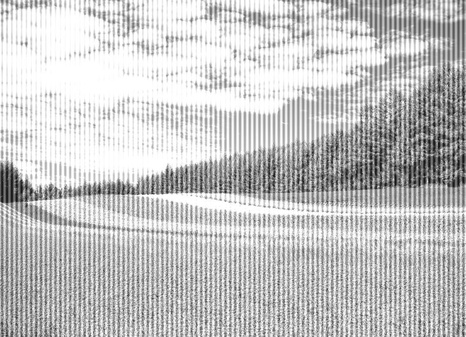
#> input picture Assignment4/Noisy_flower1_vertical.jpg, 466 x 337 px, shrunk from 960 x 694 before the run
$ python noice_removal.py
#> lines starting #> are read from the running program, lines starting #| are printed output that depends on the picture; after the words box and inside, x2 and y2 are one past the last pixel; in counts of white or black regions, pixels touching at a corner belong together
import cv2
import numpy as np
import matplotlib.pyplot as plt
from scipy.fftpack import fftshift, ifftshift, fftn, ifftn

# Function to apply a Butterworth low pass filter


def butterworth_lowpass_filter(img, cutoff, order=2):
    rows, cols = img.shape
    x, y = np.ogrid[:rows, :cols]
    center_row, center_col = rows / 2, cols / 2
    distance = np.sqrt((x - center_row)**2 + (y - center_col)**2)
    mask = 1 / (1 + (distance / cutoff)**(2*order))
    return mask

# Function to apply a Gaussian low pass filter


def gaussian_lowpass_filter(img, cutoff):
    rows, cols = img.shape
    x, y = np.ogrid[:rows, :cols]
    center_row, center_col = rows / 2, cols / 2
    distance = np.sqrt((x - center_row)**2 + (y - center_col)**2)
    mask = np.exp(-(distance**2) / (2*(cutoff**2)))
    return mask

# Correct the Notch filter to act as a lowpass filter


def notch_lowpass_filter(img, cutoff):
    rows, cols = img.shape
    crow, ccol = rows // 2, cols // 2
    mask = np.zeros((rows, cols), np.uint8)
    r = cutoff
    center = [crow, ccol]
    x, y = np.ogrid[:rows, :cols]
    mask_area = (x - center[0]) ** 2 + (y - center[1]) ** 2 <= r*r
    mask[mask_area] = 1
    return mask

# Function to apply filter and inverse FFT


def apply_filter(image, filter_func, cutoff):
    dft = fftn(image)
    dft_shift = fftshift(dft)

    # Apply filter
    filter_mask = filter_func(image, cutoff)
    filtered_dft = dft_shift * filter_mask

    # Inverse FFT
    idft_shift = ifftshift(filtered_dft)
    img_back = ifftn(idft_shift)
    img_back = np.abs(img_back)
    return img_back


# Load the image
image_path = 'Noisy_flower1_vertical.jpg'
image = cv2.imread(image_path, 0)
#> image is the input picture: shape (337, 466); min 12, max 255, mean 195.9

# Apply filters with cutoffs 10, 20, ..., 100
cutoffs = list(range(10, 110, 10))
titles = ['Butterworth', 'Gaussian', 'Notch']
butterworth_images = []
gaussian_images = []
notch_filtered_images = []

# Apply Butterworth and Gaussian filters for each cutoff
for cutoff in cutoffs:
    b_img = apply_filter(image, butterworth_lowpass_filter, cutoff)
    g_img = apply_filter(image, gaussian_lowpass_filter, cutoff)
    butterworth_images.append(b_img)
    gaussian_images.append(g_img)
#> this loop made 10 passes
#> pass 1, in apply_filter, `filter_mask = filter_func(image, cutoff)`:
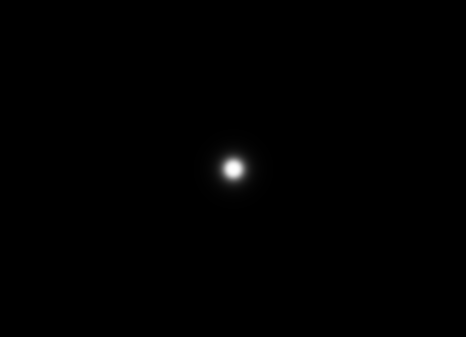
#> filter_mask: shape (337, 466) float64; min 1.46e-06, max 1, mean 0.00314
#> pass 1, in apply_filter (call 2), `img_back = np.abs(img_back)`:
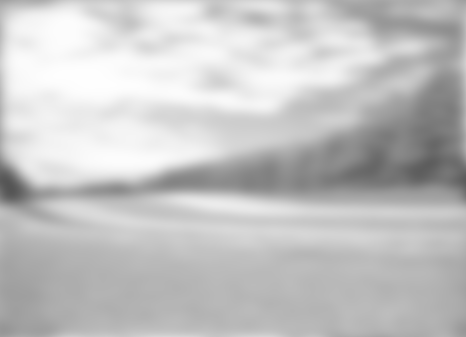
#> img_back: shape (337, 466) float64; min 84.92, max 254.6, mean 195.6
#> after the loop, butterworth_images = 10 items; gaussian_images = 10 items

# Apply Notch filter for each cutoff
for cutoff in cutoffs:
    n_img = apply_filter(image, notch_lowpass_filter, cutoff)
    notch_filtered_images.append((n_img, f'Notch lowpass cutoff {cutoff}'))
#> this loop made 10 passes
#> pass 1, in apply_filter (call 21), `filter_mask = filter_func(image, cutoff)`:
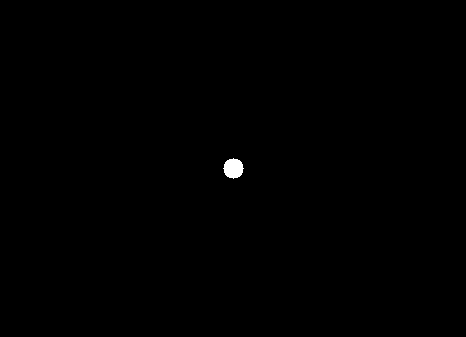
#> filter_mask: shape (337, 466); values 0 (black) and 1 (white), 0.2% white; 1 white region, box (x1, y1, x2, y2) and area: (223, 158, 244, 179) 317
#> pass 1, in apply_filter (call 21), `img_back = np.abs(img_back)`:
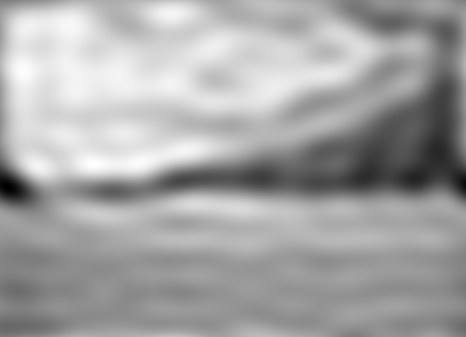
#> img_back: shape (337, 466) float64; min 65.19, max 266.9, mean 195.9; drawn with min black and max white
#> pass 2, in apply_filter (call 22), `filter_mask = filter_func(image, cutoff)`:
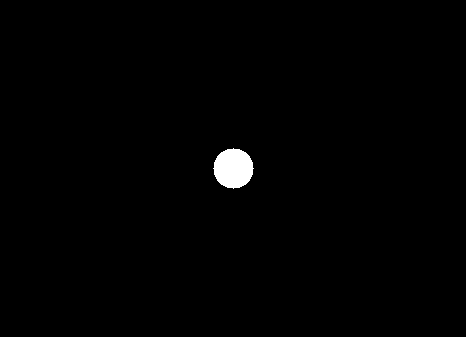
#> filter_mask: shape (337, 466); values 0 (black) and 1 (white), 0.8% white; 1 white region, box (x1, y1, x2, y2) and area: (213, 148, 254, 189) 1257
#> pass 2, in apply_filter (call 22), `img_back = np.abs(img_back)`:
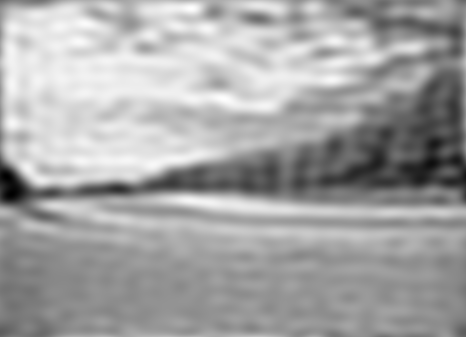
#> img_back: shape (337, 466) float64; min 62.62, max 269.1, mean 195.9; drawn with min black and max white
#> after the loop, notch_filtered_images = 10 items

# Combine all the filtered images into one figure
fig, axes = plt.subplots(len(cutoffs), len(titles), figsize=(15, 20))

for i, cutoff in enumerate(cutoffs):
    axes[i, 0].imshow(butterworth_images[i], cmap='gray')
    axes[i, 0].axis('off')
    axes[i, 0].set_title(f'Butterworth cutoff {cutoff}')

    axes[i, 1].imshow(gaussian_images[i], cmap='gray')
    axes[i, 1].axis('off')
    axes[i, 1].set_title(f'Gaussian cutoff {cutoff}')

    axes[i, 2].imshow(notch_filtered_images[i][0], cmap='gray')
    axes[i, 2].axis('off')
    axes[i, 2].set_title(notch_filtered_images[i][1])

plt.tight_layout()

# Save the combined image
final_output_path = 'filtered_vertical_combined.jpg'
plt.savefig(final_output_path)
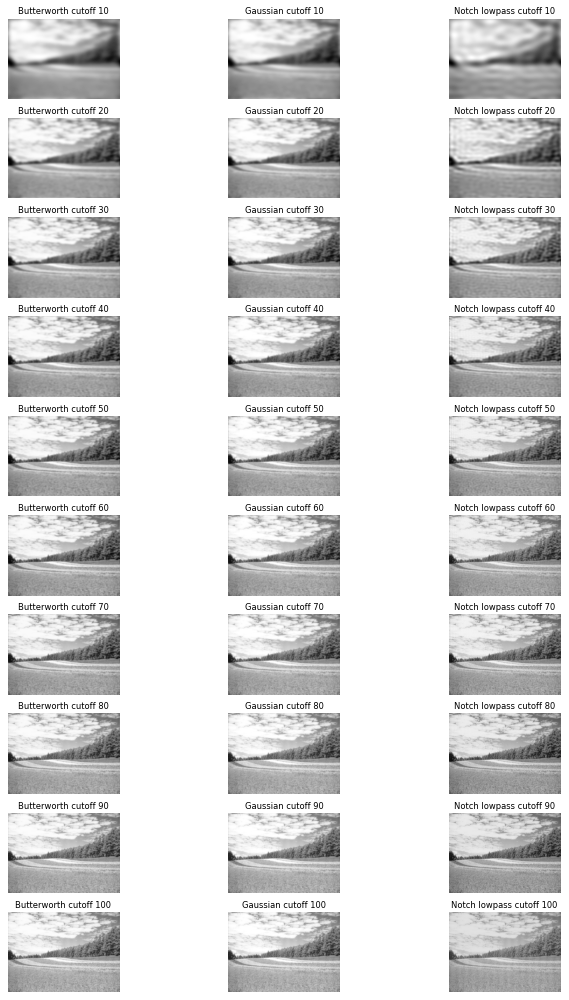
#> figure drawn by matplotlib, 30 panels
